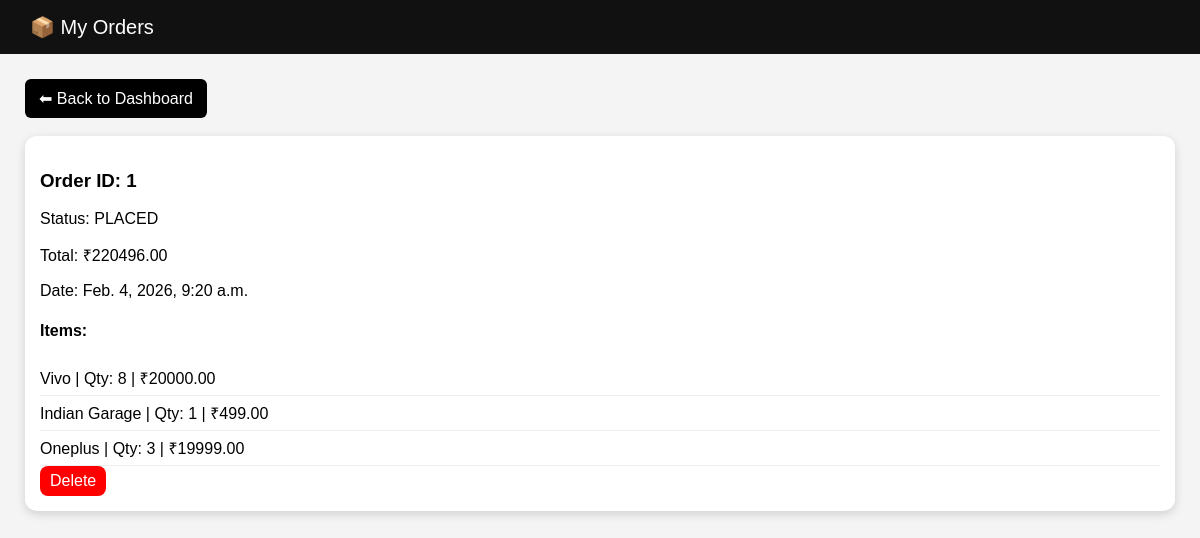
Before: /cart/my-orders/ (signed in) with the older database file.
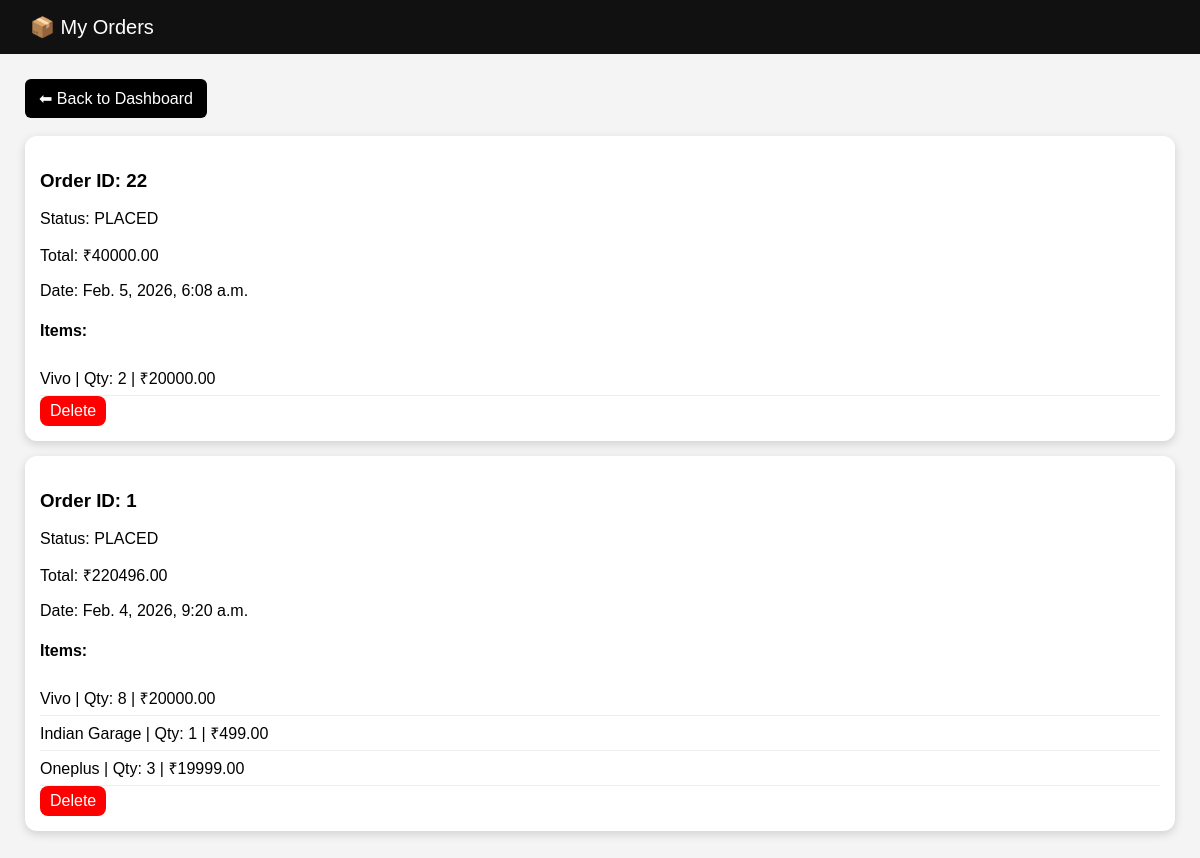
After: the same page with the newer database file.
### cart/models.py (models this page shows, shortened)
class Order(models.Model):
    STATUS_CHOICES = [
        ("PENDING", "Pending"),
        ("PLACED", "Placed"),
    ]
    user = models.ForeignKey(User, on_delete=models.CASCADE, related_name="orders")
    status = models.CharField(max_length=20, choices=STATUS_CHOICES, default="PLACED")
    total_amount = models.DecimalField(max_digits=10, decimal_places=2, default=0)
    created_at = models.DateTimeField(auto_now_add=True)

class OrderItem(models.Model):
    order = models.ForeignKey(Order, on_delete=models.CASCADE, related_name="items")
    product = models.ForeignKey(Product, on_delete=models.CASCADE)
    quantity = models.PositiveIntegerField(default=1)
    unit_price = models.DecimalField(max_digits=10, decimal_places=2)

### signuplogin/models.py (models this page shows, shortened)
class Product(models.Model):
    category = models.ForeignKey(Category, on_delete=models.CASCADE, related_name="products")
    name = models.CharField(max_length=200)
    price = models.DecimalField(max_digits=10, decimal_places=2)
    image = models.ImageField(upload_to="products/", blank=True, null=True)

### cart/views.py (the view)
# urls.py: path("my-orders/", views.my_orders, name="my_orders"),
@login_required
def my_orders(request):
    orders = Order.objects.filter(user=request.user).order_by("-created_at")
    return render(request, "my_orders.html", {"orders": orders})

### cart/templates/my_orders.html (shortened to what this page needs)
<!DOCTYPE html>
<html>
<head>
</head>
<body>
<div class="header">📦 My Orders</div>
<div class="container">
    <a class="btn" href="/dashboard/">⬅ Back to Dashboard</a>
    <br><br>
    {% for order in orders %}
        <div class="order">
            <h3>Order ID: {{ order.id }}</h3>
            <p>Status: {{ order.status }}</p>
            <p>Total: ₹{{ order.total_amount }}</p>
            <p>Date: {{ order.created_at }}</p>
            <h4>Items:</h4>
            {% for item in order.items.all %}
                <div class="item">
                    {{ item.product.name }} | Qty: {{ item.quantity }} | ₹{{ item.unit_price }}
                </div>
            {% endfor %}
            <a href="{% url 'delete_order' order.id %}"
         style="display:inline-block; padding:6px 10px; background:red; color:white; border-radius:8px; text-decoration:none;">
          Delete
      </a>
        </div>
    {% empty %}
        <h3>No orders yet.</h3>
    {% endfor %}
</div>
</body>
</html>

Changed rows visible on the page:
added Order: id "22", status "PLACED", total_amount "40000.00", created_at "Feb. 5, 2026, 6:08 a.m."
added OrderItem: product.name "Vivo", quantity "2", unit_price "20000.00", shown under "22"
